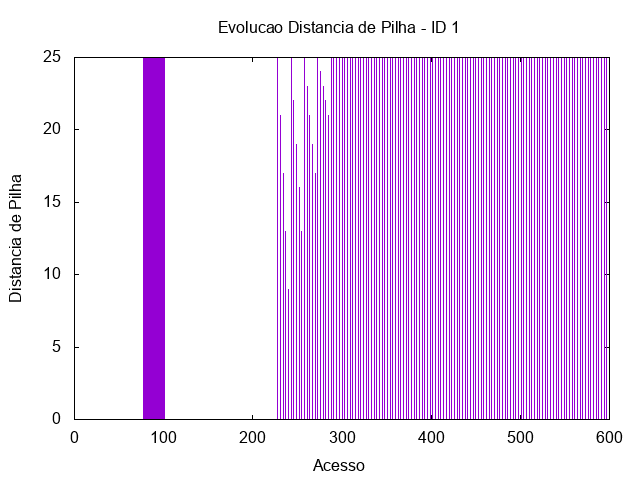

This figure's gnuplot source:
set term png
set output "/tmp/out/mult-distp-1.png"
set title "Evolucao Distancia de Pilha - ID 1"
set xlabel "Acesso"
set ylabel "Distancia de Pilha"
plot "/tmp/out/mult-acesso-2-1.gpdat" u 2:5 w impulses t ""
